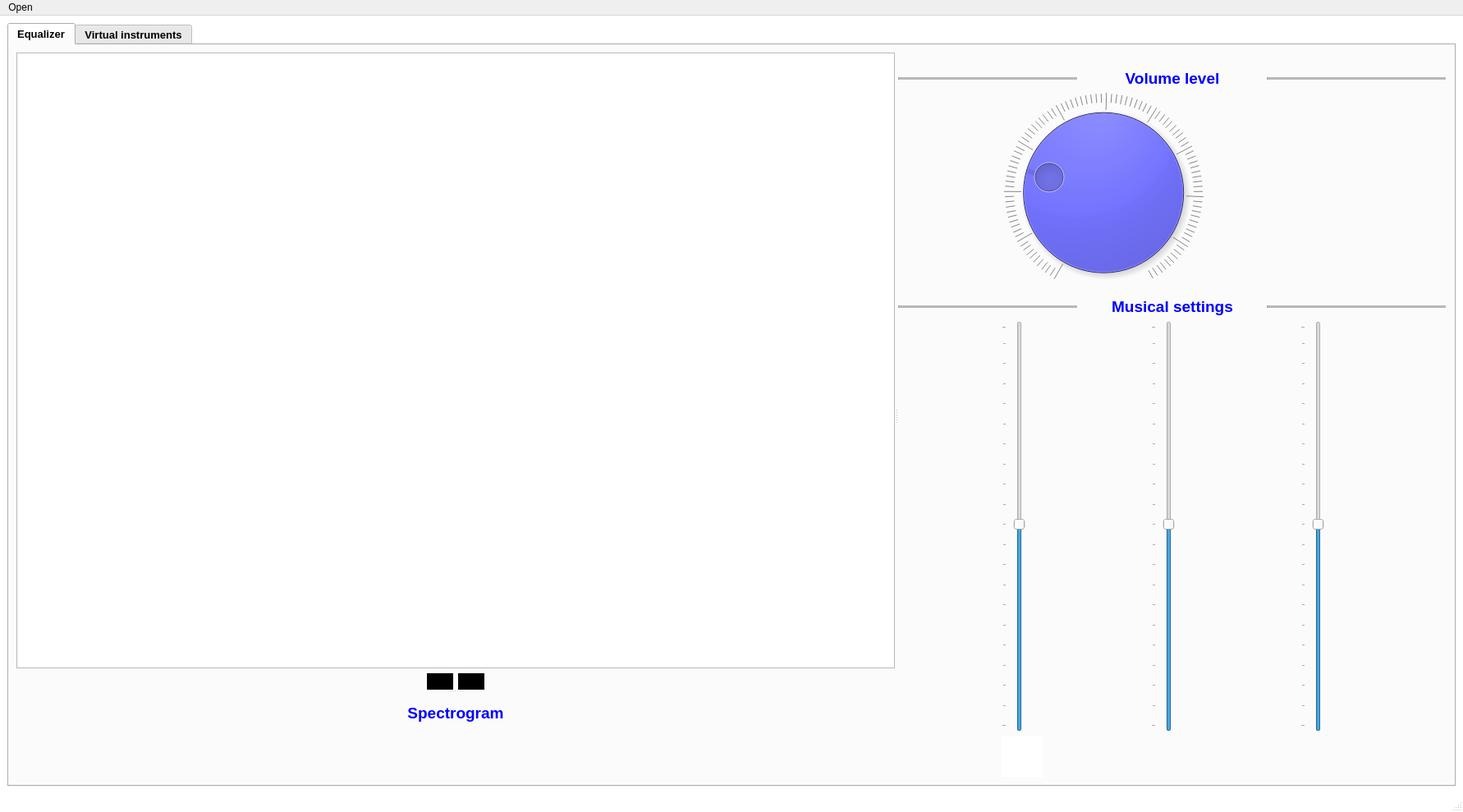
<?xml version="1.0" encoding="UTF-8"?>
<ui version="4.0">
 <class>MainWindow</class>
 <widget class="QMainWindow" name="MainWindow">
  <property name="geometry">
   <rect>
    <x>0</x>
    <y>0</y>
    <width>1782</width>
    <height>989</height>
   </rect>
  </property>
  <property name="windowTitle">
   <string>MainWindow</string>
  </property>
  <property name="styleSheet">
   <string notr="true">QMainWindow { background-color:white; }</string>
  </property>
  <widget class="QWidget" name="centralwidget">
   <layout class="QGridLayout" name="gridLayout">
    <item row="0" column="0">
     <layout class="QHBoxLayout" name="horizontalLayout">
      <item>
       <widget class="QTabWidget" name="main_tab">
        <property name="font">
         <font>
          <pointsize>10</pointsize>
          <weight>75</weight>
          <bold>true</bold>
         </font>
        </property>
        <property name="styleSheet">
         <string notr="true">QPushButton { background-color: yellow; }</string>
        </property>
        <property name="currentIndex">
         <number>0</number>
        </property>
        <property name="iconSize">
         <size>
          <width>50</width>
          <height>151</height>
         </size>
        </property>
        <property name="elideMode">
         <enum>Qt::ElideNone</enum>
        </property>
        <widget class="QWidget" name="tab_equalizer">
         <attribute name="title">
          <string>Equalizer</string>
         </attribute>
         <layout class="QGridLayout" name="gridLayout_2">
          <item row="0" column="0">
           <widget class="QSplitter" name="equalizer_splitter">
            <property name="orientation">
             <enum>Qt::Horizontal</enum>
            </property>
            <widget class="QSplitter" name="graph_splitter">
             <property name="orientation">
              <enum>Qt::Vertical</enum>
             </property>
             <widget class="QWidget" name="verticalLayoutWidget">
              <layout class="QVBoxLayout" name="graph_layout">
               <item>
                <widget class="PlotWidget" name="music_signal"/>
               </item>
               <item>
                <layout class="QHBoxLayout" name="buttons_layout">
                 <item>
                  <spacer name="buttons_spacer2">
                   <property name="orientation">
                    <enum>Qt::Horizontal</enum>
                   </property>
                   <property name="sizeHint" stdset="0">
                    <size>
                     <width>20</width>
                     <height>20</height>
                    </size>
                   </property>
                  </spacer>
                 </item>
                 <item>
                  <widget class="QPushButton" name="stop_button">
                   <property name="maximumSize">
                    <size>
                     <width>90</width>
                     <height>90</height>
                    </size>
                   </property>
                   <property name="styleSheet">
                    <string notr="true">QPushButton { background-color:black ; 
                     border-radius : 45;}</string>
                   </property>
                   <property name="text">
                    <string/>
                   </property>
                   <property name="icon">
                    <iconset>
                     <normaloff>img/stop-button2.png</normaloff>img/stop-button2.png</iconset>
                   </property>
                   <property name="iconSize">
                    <size>
                     <width>90</width>
                     <height>90</height>
                    </size>
                   </property>
                   <property name="autoDefault">
                    <bool>false</bool>
                   </property>
                   <property name="default">
                    <bool>false</bool>
                   </property>
                   <property name="flat">
                    <bool>false</bool>
                   </property>
                  </widget>
                 </item>
                 <item>
                  <widget class="QPushButton" name="play_button">
                   <property name="maximumSize">
                    <size>
                     <width>90</width>
                     <height>90</height>
                    </size>
                   </property>
                   <property name="autoFillBackground">
                    <bool>false</bool>
                   </property>
                   <property name="styleSheet">
                    <string notr="true">QPushButton { background-color:black ;
                      border-radius : 45; }</string>
                   </property>
                   <property name="text">
                    <string/>
                   </property>
                   <property name="icon">
                    <iconset>
                     <normaloff>img/play-button2.png</normaloff>img/play-button2.png</iconset>
                   </property>
                   <property name="iconSize">
                    <size>
                     <width>90</width>
                     <height>90</height>
                    </size>
                   </property>
                  </widget>
                 </item>
                 <item>
                  <spacer name="buttons_spacer1">
                   <property name="orientation">
                    <enum>Qt::Horizontal</enum>
                   </property>
                   <property name="sizeHint" stdset="0">
                    <size>
                     <width>20</width>
                     <height>20</height>
                    </size>
                   </property>
                  </spacer>
                 </item>
                </layout>
               </item>
              </layout>
             </widget>
             <widget class="QWidget" name="verticalLayoutWidget_3">
              <layout class="QVBoxLayout" name="spectrogram_layout">
               <item>
                <layout class="QHBoxLayout" name="spectrogram_title_layout">
                 <item>
                  <widget class="QLabel" name="spectrogram_title">
                   <property name="font">
                    <font>
                     <pointsize>14</pointsize>
                     <weight>75</weight>
                     <bold>true</bold>
                    </font>
                   </property>
                   <property name="styleSheet">
                    <string notr="true">QLabel { color: blue;}</string>
                   </property>
                   <property name="text">
                    <string>Spectrogram</string>
                   </property>
                   <property name="alignment">
                    <set>Qt::AlignCenter</set>
                   </property>
                  </widget>
                 </item>
                </layout>
               </item>
               <item>
                <widget class="QWidget" name="spectro_widget" native="true"/>
               </item>
              </layout>
             </widget>
            </widget>
            <widget class="QWidget" name="verticalLayoutWidget_2">
             <layout class="QVBoxLayout" name="setting_layout">
              <item>
               <layout class="QVBoxLayout" name="setting_layout2">
                <item>
                 <spacer name="header_setting_space">
                  <property name="orientation">
                   <enum>Qt::Horizontal</enum>
                  </property>
                  <property name="sizeHint" stdset="0">
                   <size>
                    <width>40</width>
                    <height>20</height>
                   </size>
                  </property>
                 </spacer>
                </item>
                <item>
                 <layout class="QHBoxLayout" name="volume_layout">
                  <item>
                   <widget class="Line" name="volume_line1">
                    <property name="styleSheet">
                     <string notr="true">Line { color: white; }</string>
                    </property>
                    <property name="midLineWidth">
                     <number>5</number>
                    </property>
                    <property name="orientation">
                     <enum>Qt::Horizontal</enum>
                    </property>
                   </widget>
                  </item>
                  <item>
                   <widget class="QLabel" name="volume_level_title">
                    <property name="font">
                     <font>
                      <pointsize>14</pointsize>
                      <weight>75</weight>
                      <bold>true</bold>
                     </font>
                    </property>
                    <property name="styleSheet">
                     <string notr="true">QLabel { color: blue;}</string>
                    </property>
                    <property name="text">
                     <string>Volume level</string>
                    </property>
                    <property name="alignment">
                     <set>Qt::AlignCenter</set>
                    </property>
                   </widget>
                  </item>
                  <item>
                   <widget class="Line" name="volume_line2">
                    <property name="styleSheet">
                     <string notr="true">Line { color: blue; }</string>
                    </property>
                    <property name="frameShadow">
                     <enum>QFrame::Sunken</enum>
                    </property>
                    <property name="lineWidth">
                     <number>1</number>
                    </property>
                    <property name="midLineWidth">
                     <number>5</number>
                    </property>
                    <property name="orientation">
                     <enum>Qt::Horizontal</enum>
                    </property>
                   </widget>
                  </item>
                 </layout>
                </item>
                <item>
                 <widget class="QDial" name="volume_control">
                  <property name="maximumSize">
                   <size>
                    <width>500</width>
                    <height>500</height>
                   </size>
                  </property>
                  <property name="font">
                   <font>
                    <pointsize>36</pointsize>
                   </font>
                  </property>
                  <property name="focusPolicy">
                   <enum>Qt::WheelFocus</enum>
                  </property>
                  <property name="styleSheet">
                   <string notr="true">QDial { background-color:blue; }</string>
                  </property>
                  <property name="value">
                   <number>25</number>
                  </property>
                  <property name="sliderPosition">
                   <number>25</number>
                  </property>
                  <property name="orientation">
                   <enum>Qt::Horizontal</enum>
                  </property>
                  <property name="wrapping">
                   <bool>false</bool>
                  </property>
                  <property name="notchesVisible">
                   <bool>true</bool>
                  </property>
                 </widget>
                </item>
                <item>
                 <layout class="QHBoxLayout" name="music_layout">
                  <item>
                   <widget class="Line" name="musical_line1">
                    <property name="midLineWidth">
                     <number>5</number>
                    </property>
                    <property name="orientation">
                     <enum>Qt::Horizontal</enum>
                    </property>
                   </widget>
                  </item>
                  <item>
                   <widget class="QLabel" name="musical_setting_title">
                    <property name="font">
                     <font>
                      <pointsize>14</pointsize>
                      <weight>75</weight>
                      <bold>true</bold>
                     </font>
                    </property>
                    <property name="styleSheet">
                     <string notr="true">QLabel { color: blue;}</string>
                    </property>
                    <property name="text">
                     <string>Musical settings</string>
                    </property>
                    <property name="alignment">
                     <set>Qt::AlignCenter</set>
                    </property>
                   </widget>
                  </item>
                  <item>
                   <widget class="Line" name="musical_line2">
                    <property name="midLineWidth">
                     <number>5</number>
                    </property>
                    <property name="orientation">
                     <enum>Qt::Horizontal</enum>
                    </property>
                   </widget>
                  </item>
                 </layout>
                </item>
                <item>
                 <layout class="QHBoxLayout" name="musical_setting_layout">
                  <item>
                   <layout class="QVBoxLayout" name="drums_layout">
                    <item>
                     <widget class="QSlider" name="drums_slider">
                      <property name="maximumSize">
                       <size>
                        <width>35</width>
                        <height>500</height>
                       </size>
                      </property>
                      <property name="value">
                       <number>50</number>
                      </property>
                      <property name="orientation">
                       <enum>Qt::Vertical</enum>
                      </property>
                      <property name="tickPosition">
                       <enum>QSlider::TicksAbove</enum>
                      </property>
                      <property name="tickInterval">
                       <number>5</number>
                      </property>
                     </widget>
                    </item>
                    <item>
                     <widget class="QLabel" name="drums_icon">
                      <property name="maximumSize">
                       <size>
                        <width>50</width>
                        <height>50</height>
                       </size>
                      </property>
                      <property name="styleSheet">
                       <string notr="true">QLabel { background-color: white; }</string>
                      </property>
                      <property name="text">
                       <string/>
                      </property>
                      <property name="pixmap">
                       <pixmap>drum-kit.png</pixmap>
                      </property>
                      <property name="scaledContents">
                       <bool>true</bool>
                      </property>
                     </widget>
                    </item>
                   </layout>
                  </item>
                  <item>
                   <layout class="QVBoxLayout" name="piano_layout">
                    <item>
                     <widget class="QSlider" name="piano_slider">
                      <property name="maximumSize">
                       <size>
                        <width>35</width>
                        <height>500</height>
                       </size>
                      </property>
                      <property name="value">
                       <number>50</number>
                      </property>
                      <property name="orientation">
                       <enum>Qt::Vertical</enum>
                      </property>
                      <property name="tickPosition">
                       <enum>QSlider::TicksAbove</enum>
                      </property>
                      <property name="tickInterval">
                       <number>5</number>
                      </property>
                     </widget>
                    </item>
                    <item>
                     <widget class="QLabel" name="piano_icon">
                      <property name="maximumSize">
                       <size>
                        <width>50</width>
                        <height>50</height>
                       </size>
                      </property>
                      <property name="frameShape">
                       <enum>QFrame::NoFrame</enum>
                      </property>
                      <property name="frameShadow">
                       <enum>QFrame::Plain</enum>
                      </property>
                      <property name="text">
                       <string/>
                      </property>
                      <property name="pixmap">
                       <pixmap>preview.jpg</pixmap>
                      </property>
                      <property name="scaledContents">
                       <bool>true</bool>
                      </property>
                      <property name="alignment">
                       <set>Qt::AlignJustify|Qt::AlignVCenter</set>
                      </property>
                      <property name="margin">
                       <number>3</number>
                      </property>
                     </widget>
                    </item>
                   </layout>
                  </item>
                  <item>
                   <layout class="QVBoxLayout" name="flute_layout">
                    <item>
                     <widget class="QSlider" name="flute_slider">
                      <property name="maximumSize">
                       <size>
                        <width>35</width>
                        <height>500</height>
                       </size>
                      </property>
                      <property name="styleSheet">
                       <string notr="true">QSliderl { color: blue; }</string>
                      </property>
                      <property name="value">
                       <number>50</number>
                      </property>
                      <property name="orientation">
                       <enum>Qt::Vertical</enum>
                      </property>
                      <property name="tickPosition">
                       <enum>QSlider::TicksAbove</enum>
                      </property>
                      <property name="tickInterval">
                       <number>5</number>
                      </property>
                     </widget>
                    </item>
                    <item>
                     <widget class="QLabel" name="flute_icon">
                      <property name="maximumSize">
                       <size>
                        <width>50</width>
                        <height>50</height>
                       </size>
                      </property>
                      <property name="text">
                       <string/>
                      </property>
                      <property name="pixmap">
                       <pixmap>flute.jpg</pixmap>
                      </property>
                      <property name="scaledContents">
                       <bool>true</bool>
                      </property>
                     </widget>
                    </item>
                   </layout>
                  </item>
                 </layout>
                </item>
               </layout>
              </item>
             </layout>
            </widget>
           </widget>
          </item>
         </layout>
        </widget>
        <widget class="QWidget" name="virtual_intrument_tab">
         <attribute name="title">
          <string>Virtual instruments</string>
         </attribute>
         <widget class="QTabWidget" name="tabWidget">
          <property name="geometry">
           <rect>
            <x>0</x>
            <y>0</y>
            <width>1931</width>
            <height>941</height>
           </rect>
          </property>
          <property name="currentIndex">
           <number>0</number>
          </property>
          <widget class="QWidget" name="piano_tab">
           <attribute name="title">
            <string>piano</string>
           </attribute>
           <widget class="QLabel" name="piano">
            <property name="geometry">
             <rect>
              <x>30</x>
              <y>40</y>
              <width>1571</width>
              <height>641</height>
             </rect>
            </property>
            <property name="text">
             <string/>
            </property>
            <property name="pixmap">
             <pixmap>../TASK3/484-4844993_keyboard-cartoon-piano-hd-png-download.png</pixmap>
            </property>
            <property name="scaledContents">
             <bool>true</bool>
            </property>
           </widget>
           <widget class="QPushButton" name="C_piano">
            <property name="geometry">
             <rect>
              <x>210</x>
              <y>170</y>
              <width>151</width>
              <height>501</height>
             </rect>
            </property>
            <property name="styleSheet">
             <string notr="true">background-color: rgb(255, 255, 255);</string>
            </property>
            <property name="text">
             <string/>
            </property>
            <property name="shortcut">
             <string>A</string>
            </property>
           </widget>
           <widget class="QPushButton" name="D_piano">
            <property name="geometry">
             <rect>
              <x>360</x>
              <y>170</y>
              <width>141</width>
              <height>501</height>
             </rect>
            </property>
            <property name="styleSheet">
             <string notr="true">background-color: rgb(255, 255, 255);</string>
            </property>
            <property name="text">
             <string/>
            </property>
            <property name="shortcut">
             <string>S</string>
            </property>
           </widget>
           <widget class="QPushButton" name="E_piano">
            <property name="geometry">
             <rect>
              <x>500</x>
              <y>170</y>
              <width>151</width>
              <height>501</height>
             </rect>
            </property>
            <property name="styleSheet">
             <string notr="true">background-color: rgb(255, 255, 255);</string>
            </property>
            <property name="text">
             <string/>
            </property>
            <property name="shortcut">
             <string>D</string>
            </property>
           </widget>
           <widget class="QPushButton" name="F_piano">
            <property name="geometry">
             <rect>
              <x>650</x>
              <y>170</y>
              <width>151</width>
              <height>501</height>
             </rect>
            </property>
            <property name="styleSheet">
             <string notr="true">background-color: rgb(255, 255, 255);</string>
            </property>
            <property name="text">
             <string/>
            </property>
            <property name="shortcut">
             <string>F</string>
            </property>
           </widget>
           <widget class="QPushButton" name="G_piano">
            <property name="geometry">
             <rect>
              <x>800</x>
              <y>170</y>
              <width>151</width>
              <height>501</height>
             </rect>
            </property>
            <property name="styleSheet">
             <string notr="true">background-color: rgb(0, 0, 0);
background-color: rgb(255, 255, 255);</string>
            </property>
            <property name="text">
             <string/>
            </property>
            <property name="shortcut">
             <string>H</string>
            </property>
           </widget>
           <widget class="QPushButton" name="B_piano">
            <property name="geometry">
             <rect>
              <x>950</x>
              <y>170</y>
              <width>141</width>
              <height>501</height>
             </rect>
            </property>
            <property name="styleSheet">
             <string notr="true">background-color: rgb(255, 255, 255);</string>
            </property>
            <property name="text">
             <string/>
            </property>
            <property name="shortcut">
             <string>G</string>
            </property>
           </widget>
           <widget class="QPushButton" name="A_piano">
            <property name="geometry">
             <rect>
              <x>1090</x>
              <y>170</y>
              <width>151</width>
              <height>501</height>
             </rect>
            </property>
            <property name="styleSheet">
             <string notr="true">background-color: rgb(255, 255, 255);</string>
            </property>
            <property name="text">
             <string/>
            </property>
            <property name="shortcut">
             <string>J</string>
            </property>
           </widget>
           <widget class="QPushButton" name="D2_piano">
            <property name="geometry">
             <rect>
              <x>1240</x>
              <y>170</y>
              <width>151</width>
              <height>501</height>
             </rect>
            </property>
            <property name="styleSheet">
             <string notr="true">background-color: rgb(255, 255, 255);</string>
            </property>
            <property name="text">
             <string/>
            </property>
            <property name="shortcut">
             <string>K</string>
            </property>
           </widget>
           <widget class="QPushButton" name="E2_piano">
            <property name="geometry">
             <rect>
              <x>1390</x>
              <y>170</y>
              <width>141</width>
              <height>501</height>
             </rect>
            </property>
            <property name="styleSheet">
             <string notr="true">background-color: rgb(255, 255, 255);</string>
            </property>
            <property name="text">
             <string/>
            </property>
            <property name="shortcut">
             <string>L</string>
            </property>
           </widget>
           <widget class="QPushButton" name="c_piano">
            <property name="geometry">
             <rect>
              <x>320</x>
              <y>170</y>
              <width>81</width>
              <height>281</height>
             </rect>
            </property>
            <property name="styleSheet">
             <string notr="true">background-color: rgb(0, 0, 0);</string>
            </property>
            <property name="text">
             <string/>
            </property>
            <property name="shortcut">
             <string>Z</string>
            </property>
           </widget>
           <widget class="QPushButton" name="d2_paino">
            <property name="geometry">
             <rect>
              <x>1350</x>
              <y>170</y>
              <width>81</width>
              <height>281</height>
             </rect>
            </property>
            <property name="styleSheet">
             <string notr="true">background-color: rgb(0, 0, 0);</string>
            </property>
            <property name="text">
             <string/>
            </property>
            <property name="shortcut">
             <string>N</string>
            </property>
           </widget>
           <widget class="QPushButton" name="d_piano">
            <property name="geometry">
             <rect>
              <x>460</x>
              <y>170</y>
              <width>81</width>
              <height>281</height>
             </rect>
            </property>
            <property name="styleSheet">
             <string notr="true">background-color: rgb(0, 0, 0);</string>
            </property>
            <property name="text">
             <string/>
            </property>
            <property name="shortcut">
             <string>X</string>
            </property>
           </widget>
           <widget class="QPushButton" name="f_piano">
            <property name="geometry">
             <rect>
              <x>760</x>
              <y>170</y>
              <width>81</width>
              <height>281</height>
             </rect>
            </property>
            <property name="styleSheet">
             <string notr="true">background-color: rgb(0, 0, 0);</string>
            </property>
            <property name="text">
             <string/>
            </property>
            <property name="shortcut">
             <string>C</string>
            </property>
           </widget>
           <widget class="QPushButton" name="g_piano">
            <property name="geometry">
             <rect>
              <x>920</x>
              <y>170</y>
              <width>81</width>
              <height>281</height>
             </rect>
            </property>
            <property name="styleSheet">
             <string notr="true">background-color: rgb(0, 0, 0);</string>
            </property>
            <property name="text">
             <string/>
            </property>
            <property name="shortcut">
             <string>V</string>
            </property>
           </widget>
           <widget class="QPushButton" name="a_piano">
            <property name="geometry">
             <rect>
              <x>1200</x>
              <y>170</y>
              <width>81</width>
              <height>281</height>
             </rect>
            </property>
            <property name="styleSheet">
             <string notr="true">background-color: rgb(0, 0, 0);</string>
            </property>
            <property name="text">
             <string/>
            </property>
            <property name="shortcut">
             <string>B</string>
            </property>
           </widget>
           <widget class="QSlider" name="tone_slider">
            <property name="geometry">
             <rect>
              <x>1690</x>
              <y>80</y>
              <width>41</width>
              <height>541</height>
             </rect>
            </property>
            <property name="orientation">
             <enum>Qt::Vertical</enum>
            </property>
            <property name="tickPosition">
             <enum>QSlider::TicksBelow</enum>
            </property>
            <property name="tickInterval">
             <number>5</number>
            </property>
           </widget>
           <widget class="QLabel" name="keyboard">
            <property name="geometry">
             <rect>
              <x>290</x>
              <y>760</y>
              <width>901</width>
              <height>61</height>
             </rect>
            </property>
            <property name="font">
             <font>
              <pointsize>16</pointsize>
              <weight>75</weight>
              <bold>true</bold>
             </font>
            </property>
            <property name="styleSheet">
             <string notr="true">QLabel { color: blue;}</string>
            </property>
            <property name="text">
             <string>If you want to use keyboard, press keys: A,S,D,F,G,H,J,K,L,Z,X,C,V,B,N</string>
            </property>
            <property name="alignment">
             <set>Qt::AlignCenter</set>
            </property>
           </widget>
           <widget class="QLabel" name="tone_label">
            <property name="geometry">
             <rect>
              <x>1660</x>
              <y>630</y>
              <width>81</width>
              <height>51</height>
             </rect>
            </property>
            <property name="font">
             <font>
              <pointsize>16</pointsize>
              <weight>75</weight>
              <bold>true</bold>
             </font>
            </property>
            <property name="styleSheet">
             <string notr="true">QLabel { color: blue;}</string>
            </property>
            <property name="text">
             <string>Tones</string>
            </property>
            <property name="alignment">
             <set>Qt::AlignCenter</set>
            </property>
           </widget>
          </widget>
          <widget class="QWidget" name="guitar_tap">
           <attribute name="title">
            <string>guitar</string>
           </attribute>
           <widget class="QLabel" name="guitar">
            <property name="geometry">
             <rect>
              <x>50</x>
              <y>40</y>
              <width>1651</width>
              <height>741</height>
             </rect>
            </property>
            <property name="text">
             <string/>
            </property>
            <property name="pixmap">
             <pixmap>../TASK3/unnamed.png</pixmap>
            </property>
            <property name="scaledContents">
             <bool>true</bool>
            </property>
           </widget>
           <widget class="QPushButton" name="E1_guitar">
            <property name="geometry">
             <rect>
              <x>950</x>
              <y>430</y>
              <width>211</width>
              <height>16</height>
             </rect>
            </property>
            <property name="styleSheet">
             <string notr="true">background-color: rgb(67, 67, 67);</string>
            </property>
            <property name="text">
             <string/>
            </property>
            <property name="flat">
             <bool>true</bool>
            </property>
           </widget>
           <widget class="QPushButton" name="B_guitar">
            <property name="geometry">
             <rect>
              <x>410</x>
              <y>440</y>
              <width>151</width>
              <height>16</height>
             </rect>
            </property>
            <property name="styleSheet">
             <string notr="true">background-color: rgb(213, 164, 111);</string>
            </property>
            <property name="text">
             <string/>
            </property>
            <property name="flat">
             <bool>true</bool>
            </property>
           </widget>
           <widget class="QPushButton" name="D_guitar">
            <property name="geometry">
             <rect>
              <x>420</x>
              <y>390</y>
              <width>111</width>
              <height>16</height>
             </rect>
            </property>
            <property name="styleSheet">
             <string notr="true">background-color: rgb(208, 159, 110);</string>
            </property>
            <property name="text">
             <string/>
            </property>
            <property name="flat">
             <bool>true</bool>
            </property>
           </widget>
           <widget class="QPushButton" name="A_guitar">
            <property name="geometry">
             <rect>
              <x>440</x>
              <y>350</y>
              <width>91</width>
              <height>16</height>
             </rect>
            </property>
            <property name="styleSheet">
             <string notr="true">background-color: rgb(208, 157, 102);</string>
            </property>
            <property name="text">
             <string/>
            </property>
            <property name="flat">
             <bool>true</bool>
            </property>
           </widget>
           <widget class="QPushButton" name="E_guitar">
            <property name="geometry">
             <rect>
              <x>990</x>
              <y>360</y>
              <width>131</width>
              <height>16</height>
             </rect>
            </property>
            <property name="styleSheet">
             <string notr="true">background-color: rgb(88, 84, 84);</string>
            </property>
            <property name="text">
             <string/>
            </property>
            <property name="flat">
             <bool>true</bool>
            </property>
           </widget>
           <widget class="QPushButton" name="G_guitar">
            <property name="geometry">
             <rect>
              <x>1000</x>
              <y>400</y>
              <width>93</width>
              <height>16</height>
             </rect>
            </property>
            <property name="styleSheet">
             <string notr="true">background-color: rgb(64, 59, 57);</string>
            </property>
            <property name="text">
             <string/>
            </property>
            <property name="flat">
             <bool>true</bool>
            </property>
           </widget>
          </widget>
          <widget class="QWidget" name="drums_tab">
           <attribute name="title">
            <string>drums</string>
           </attribute>
           <widget class="QLabel" name="drum">
            <property name="geometry">
             <rect>
              <x>30</x>
              <y>30</y>
              <width>1771</width>
              <height>871</height>
             </rect>
            </property>
            <property name="text">
             <string/>
            </property>
            <property name="pixmap">
             <pixmap>../TASK3/images.jpg</pixmap>
            </property>
            <property name="scaledContents">
             <bool>true</bool>
            </property>
           </widget>
           <widget class="QPushButton" name="drum_center">
            <property name="geometry">
             <rect>
              <x>750</x>
              <y>320</y>
              <width>441</width>
              <height>71</height>
             </rect>
            </property>
            <property name="styleSheet">
             <string notr="true">background-color: rgb(207, 207, 207);</string>
            </property>
            <property name="text">
             <string/>
            </property>
            <property name="flat">
             <bool>true</bool>
            </property>
           </widget>
           <widget class="QPushButton" name="drum_buttom">
            <property name="geometry">
             <rect>
              <x>750</x>
              <y>570</y>
              <width>411</width>
              <height>51</height>
             </rect>
            </property>
            <property name="styleSheet">
             <string notr="true">background-color: rgb(206, 206, 206);</string>
            </property>
            <property name="text">
             <string/>
            </property>
            <property name="flat">
             <bool>true</bool>
            </property>
           </widget>
          </widget>
         </widget>
        </widget>
       </widget>
      </item>
     </layout>
    </item>
   </layout>
  </widget>
  <widget class="QMenuBar" name="menubar">
   <property name="geometry">
    <rect>
     <x>0</x>
     <y>0</y>
     <width>1782</width>
     <height>26</height>
    </rect>
   </property>
   <widget class="QMenu" name="menuOpen">
    <property name="title">
     <string>Open</string>
    </property>
    <addaction name="open_action"/>
   </widget>
   <addaction name="menuOpen"/>
  </widget>
  <widget class="QStatusBar" name="statusbar"/>
  <action name="open_action">
   <property name="text">
    <string>Upload the signal</string>
   </property>
   <property name="font">
    <font>
     <pointsize>10</pointsize>
     <weight>50</weight>
     <bold>false</bold>
    </font>
   </property>
  </action>
 </widget>
 <customwidgets>
  <customwidget>
   <class>PlotWidget</class>
   <extends>QGraphicsView</extends>
   <header>pyqtgraph</header>
  </customwidget>
 </customwidgets>
 <resources/>
 <connections/>
</ui>
